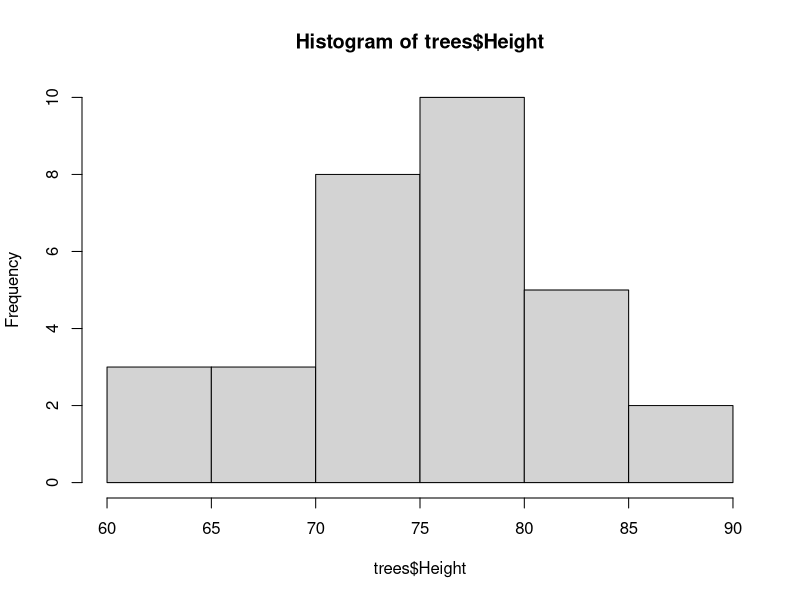
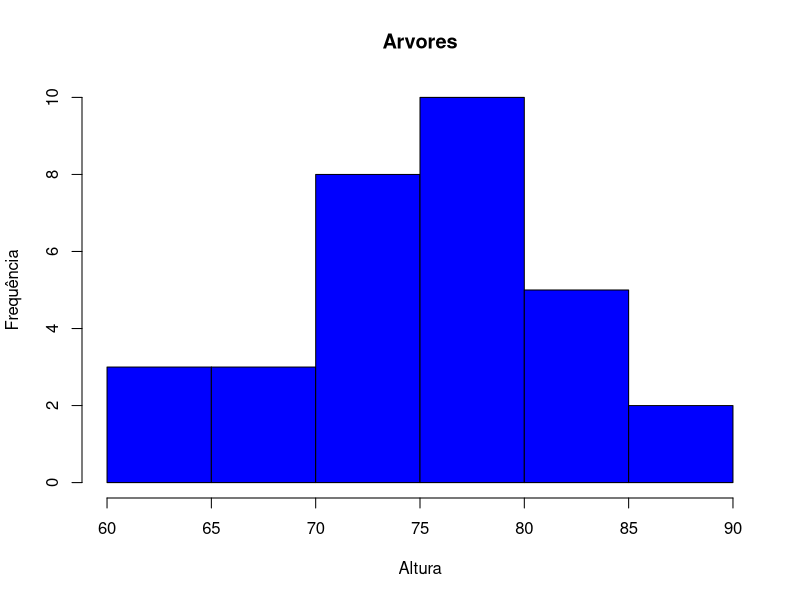
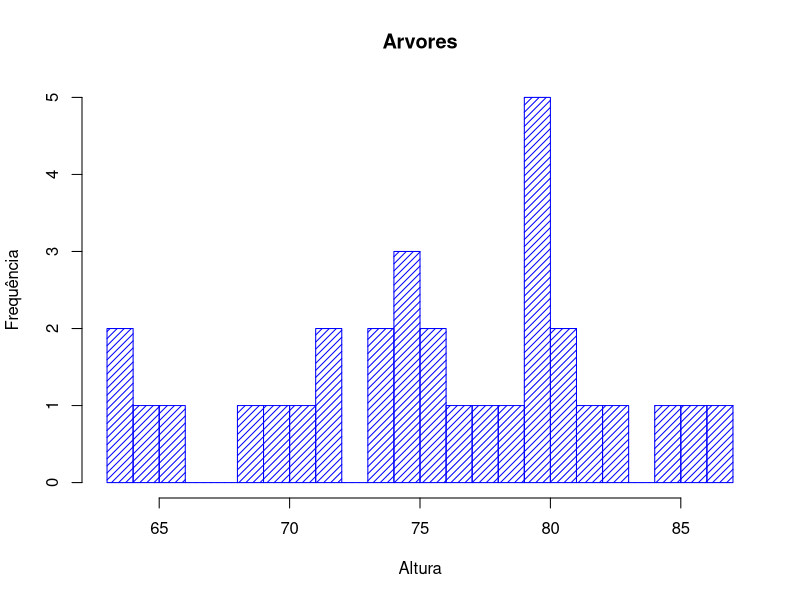
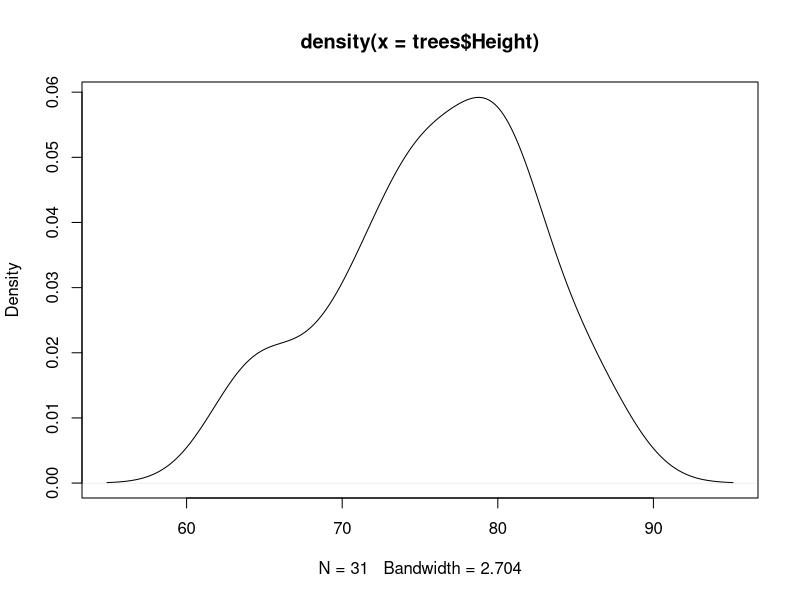
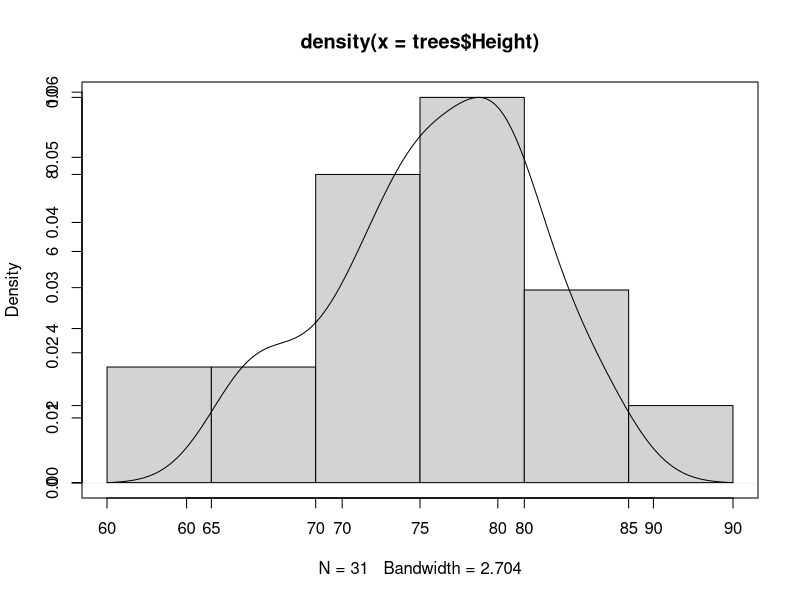
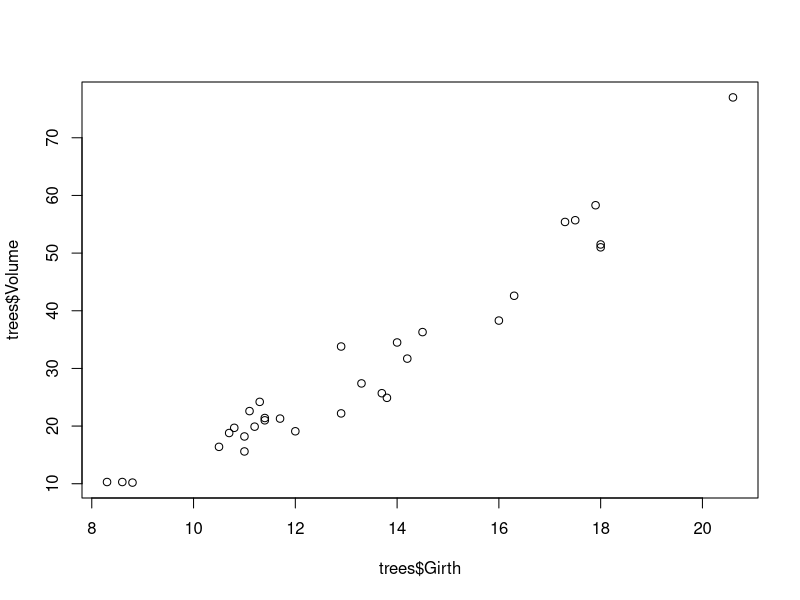
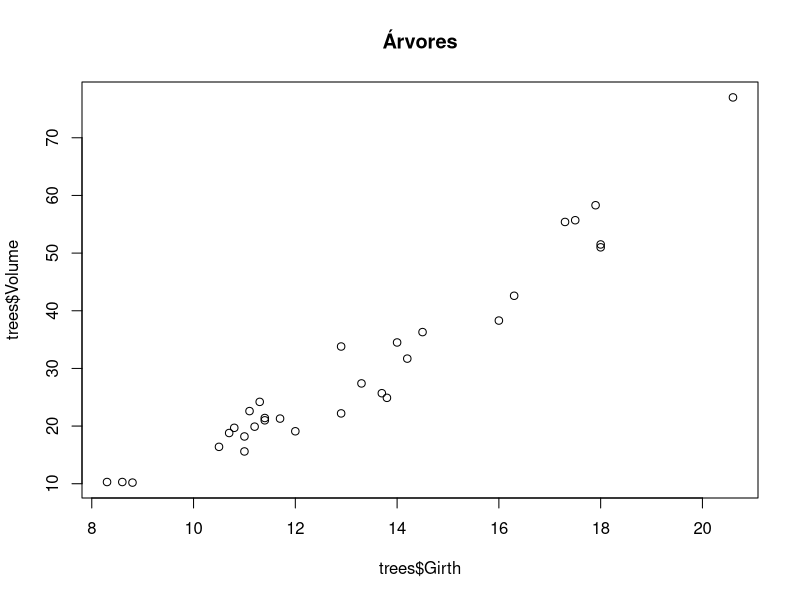
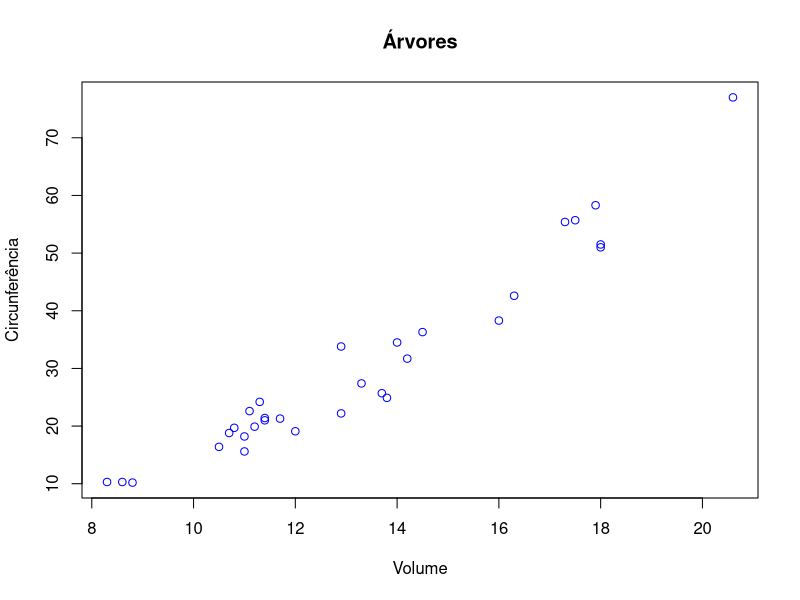

R code for these plots, in order:
## ---- chunk 1
trees
hist(trees$Height)
hist( trees$Height, main="Arvores", ylab="Frequência", xlab="Altura", col = "blue")
hist( trees$Height, main="Arvores", ylab="Frequência", xlab="Altura", col = "blue", density = 20, breaks = 20)
## ---- chunk 2
densidade = density(trees$Height)
plot(densidade)
## ---- chunk 3
#Run with ctrl + shift + enter
hist(trees$Height, main=NULL, xlab=NULL, ylab=NULL)
par(new = TRUE)
plot(densidade)
## ---- chunk 4
plot(trees$Girth, trees$Volume)
plot(trees$Girth, trees$Volume, main="Árvores")
plot(trees$Girth, trees$Volume, ylab = "Circunferência", xlab = "Volume", col = "blue", main = "Árvores")
#pch changes graphical element
plot(trees$Girth, trees$Volume, ylab="Circunferência", xlab = "Volume", col = "blue", main = "Árvores", pch = 20)
## ---- chunk 5
plot(trees$Girth, trees$Volume, ylab="Circunferência", xlab = "Volume", col = "blue", main = "Árvores", pch = 20, type ="l")
## ---- chunk 6
plot(jitter(trees$Girth), trees$Volume, ylab="Circunferência", xlab = "Volume", col = "blue", main = "Árvores")
## ---- chunk 7
#RUN with ctrl + shift + enter
plot(CO2$conc, CO2$uptake,pch=20, col= CO2$Treatment)
#"bottom", "bottomleft", "left", "topleft", "top", "topright", "right" and "center"
legend("bottomright",legend=c("nonchilled","chilled"),cex=1, fill=c("black","red"))  
## ---- chunk 8
plot(trees)
## ---- chunk 9
#Run with ctrl + shift + enter
split.screen(figs=c(2,2))
screen(1)
plot(trees$Girth, trees$Volume)
screen(2)
plot(trees$Girth, trees$Height)
screen(3)
plot(trees$Height, trees$Volume)
screen(4)
hist(trees$Volume)
close.screen(all=TRUE)
